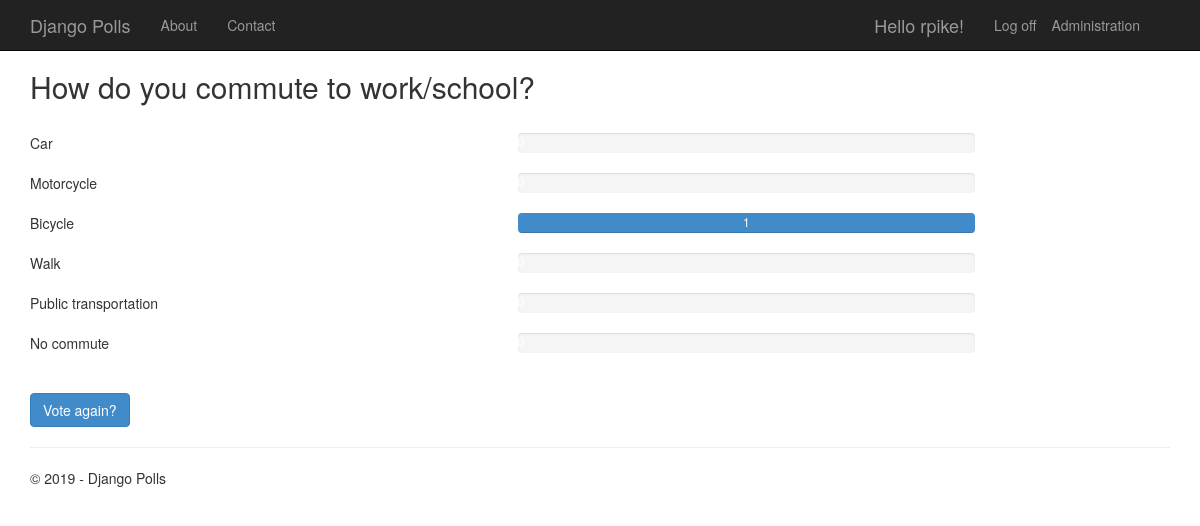
Screenshot of /2/results/ (signed in) with the database file from the repository.
### app/models.py (models this page shows, shortened)
class Poll(models.Model):
    text = models.CharField(max_length=200)
    pub_date = models.DateTimeField('date published')
    author = models.CharField(max_length=100, blank=True)
    def total_votes(self):
        return self.choice_set.aggregate(Sum('votes'))['votes__sum']

class Choice(models.Model):
    poll = models.ForeignKey(Poll)
    text = models.CharField(max_length=200)
    votes = models.IntegerField(default=0)
    def votes_percentage(self):
        total = self.poll.total_votes()
        return self.votes / float(total) * 100 if total > 0 else 0

### app/views.py (the view)
class PollResultsView(DetailView):
    model = Poll
    def get_context_data(self, **kwargs):
        context = super(PollResultsView, self).get_context_data(**kwargs)
        context['title'] = 'Results'
        context['year'] = datetime.now().year
        return context

### app/templates/app/results.html
{% extends "app/layout.html" %}
{% block content %}
<h2>{{ poll.text }}</h2>
<br />
{% for choice in poll.choice_set.all %}
<div class="row">
    <div class="col-sm-5">{{choice.text}}</div>
    <div class="col-sm-5">
        <div class="progress">
            <div class="progress-bar" role="progressbar" aria-valuenow="{{choice.votes}}" aria-valuemin="0" aria-valuemax="{{poll.total_votes}}" style="width: {{choice.votes_percentage}}%;">
                {{choice.votes}}
            </div>
        </div>
    </div>
</div>
{% endfor %}
<br />
<a class="btn btn-primary" href="{% url 'app:detail' poll.id %}">Vote again?</a>
{% endblock %}

### app/templates/app/loginpartial.html (shortened to what this page needs)
<ul class="nav navbar-nav navbar-right">
    <li><a href="/admin">Administration</a></li>
</ul>
{% if user.is_authenticated %}
<form id="logoutForm" action="/logout" method="post" class="navbar-right">
    <ul class="nav navbar-nav navbar-right">
        <li><span class="navbar-brand">Hello {{ user.username }}!</span></li>
        <li><a href="javascript:document.getElementById('logoutForm').submit()">Log off</a></li>
    </ul>
</form>
{% else %}
<ul class="nav navbar-nav navbar-right">
    <li><a href="{% url 'login' %}">Log in</a></li>
</ul>
{% endif %}

### app/static/app/content/site.css (style rules this page uses)
body { padding-top: 50px; padding-bottom: 20px; }

### rows the page displays
Poll: text "How do you commute to work/school?"
Choice: text "Car"
Choice: text "Motorcycle"
Choice: text "Bicycle", votes "1"
Choice: text "Walk"
Choice: text "Public transportation"
Choice: text "No commute"

### other values shown
{{ user.username }} "rpike"
{{ year }} "2019"
